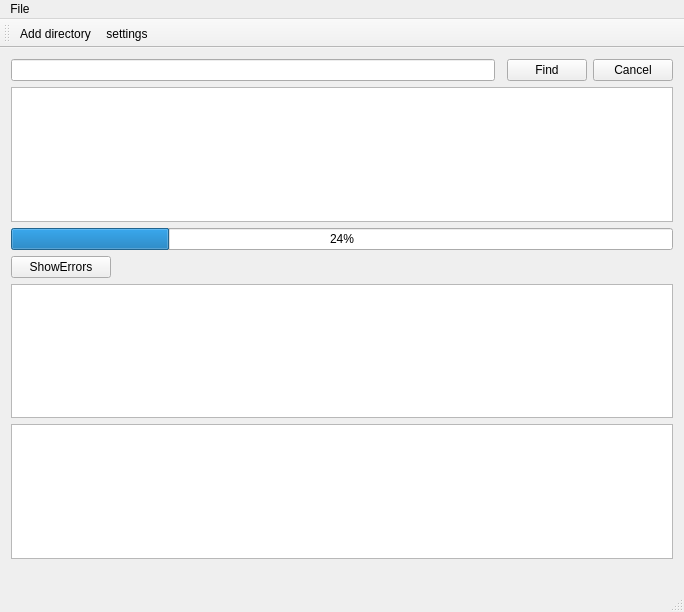
<?xml version="1.0" encoding="UTF-8"?>
<ui version="4.0">
 <class>MainWindow</class>
 <widget class="QMainWindow" name="MainWindow">
  <property name="geometry">
   <rect>
    <x>0</x>
    <y>0</y>
    <width>684</width>
    <height>612</height>
   </rect>
  </property>
  <property name="windowTitle">
   <string>MainWindow</string>
  </property>
  <property name="autoFillBackground">
   <bool>false</bool>
  </property>
  <widget class="QWidget" name="centralWidget">
   <layout class="QGridLayout" name="gridLayout">
    <item row="0" column="4">
     <widget class="QPushButton" name="cancelButton">
      <property name="text">
       <string>Cancel</string>
      </property>
     </widget>
    </item>
    <item row="0" column="1">
     <widget class="QLineEdit" name="lineEdit">
      <property name="sizePolicy">
       <sizepolicy hsizetype="Expanding" vsizetype="Fixed">
        <horstretch>0</horstretch>
        <verstretch>0</verstretch>
       </sizepolicy>
      </property>
     </widget>
    </item>
    <item row="2" column="1" colspan="4">
     <widget class="QProgressBar" name="progressBar">
      <property name="value">
       <number>24</number>
      </property>
     </widget>
    </item>
    <item row="3" column="1" colspan="4">
     <widget class="QPushButton" name="showHideErrors">
      <property name="sizePolicy">
       <sizepolicy hsizetype="Fixed" vsizetype="Fixed">
        <horstretch>0</horstretch>
        <verstretch>0</verstretch>
       </sizepolicy>
      </property>
      <property name="minimumSize">
       <size>
        <width>100</width>
        <height>0</height>
       </size>
      </property>
      <property name="text">
       <string>ShowErrors</string>
      </property>
     </widget>
    </item>
    <item row="1" column="1" colspan="4">
     <widget class="QListWidget" name="listWidget"/>
    </item>
    <item row="0" column="3">
     <widget class="QPushButton" name="findButton">
      <property name="text">
       <string>Find</string>
      </property>
     </widget>
    </item>
    <item row="5" column="1" colspan="4">
     <widget class="QTextEdit" name="output">
      <property name="sizePolicy">
       <sizepolicy hsizetype="Expanding" vsizetype="Minimum">
        <horstretch>0</horstretch>
        <verstretch>0</verstretch>
       </sizepolicy>
      </property>
      <property name="minimumSize">
       <size>
        <width>0</width>
        <height>10</height>
       </size>
      </property>
      <property name="baseSize">
       <size>
        <width>0</width>
        <height>0</height>
       </size>
      </property>
     </widget>
    </item>
    <item row="6" column="1">
     <widget class="QLabel" name="statusLabel">
      <property name="text">
       <string/>
      </property>
     </widget>
    </item>
    <item row="4" column="1" colspan="4">
     <widget class="QTextEdit" name="errors"/>
    </item>
   </layout>
  </widget>
  <widget class="QMenuBar" name="menuBar">
   <property name="geometry">
    <rect>
     <x>0</x>
     <y>0</y>
     <width>684</width>
     <height>21</height>
    </rect>
   </property>
   <widget class="QMenu" name="menuIndexer">
    <property name="title">
     <string>File</string>
    </property>
    <addaction name="actionAdd_directory"/>
   </widget>
   <addaction name="menuIndexer"/>
  </widget>
  <widget class="QToolBar" name="mainToolBar">
   <attribute name="toolBarArea">
    <enum>TopToolBarArea</enum>
   </attribute>
   <attribute name="toolBarBreak">
    <bool>false</bool>
   </attribute>
   <addaction name="actionAdd_directory"/>
   <addaction name="actionshowSettings"/>
  </widget>
  <widget class="QStatusBar" name="statusBar"/>
  <action name="actionAdd_directory">
   <property name="text">
    <string>Add directory</string>
   </property>
  </action>
  <action name="actionshowSettings">
   <property name="text">
    <string>settings</string>
   </property>
  </action>
 </widget>
 <layoutdefault spacing="6" margin="11"/>
 <resources/>
 <connections/>
</ui>
